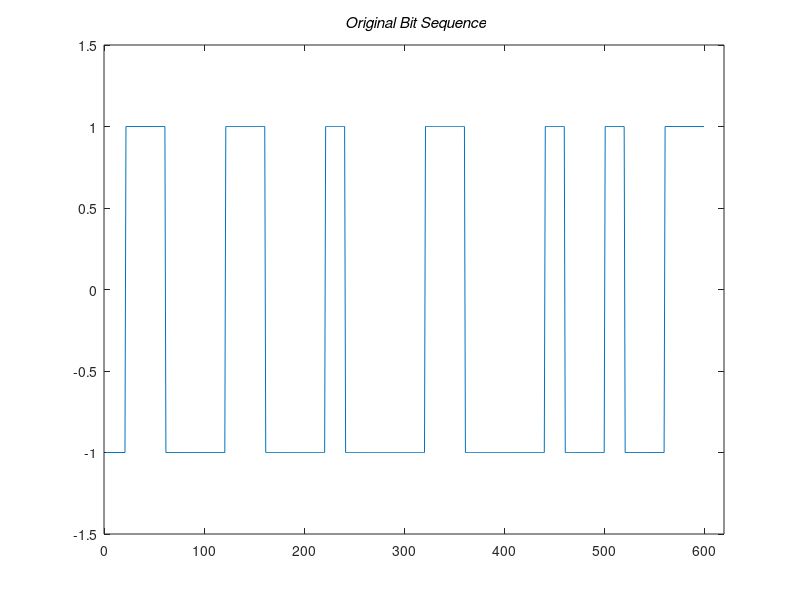
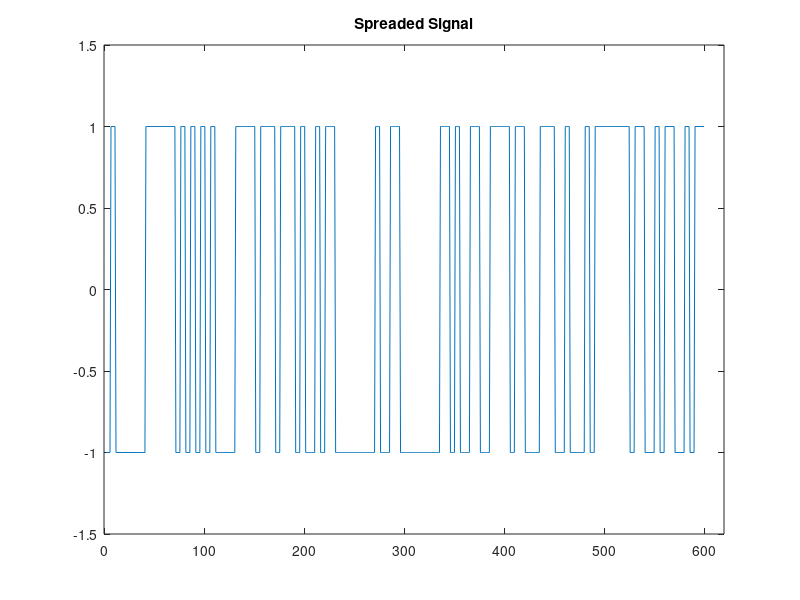
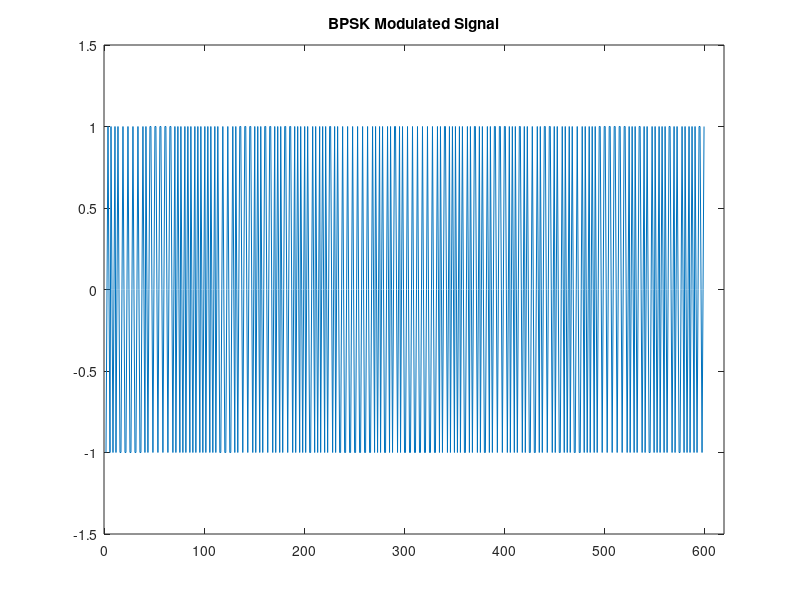
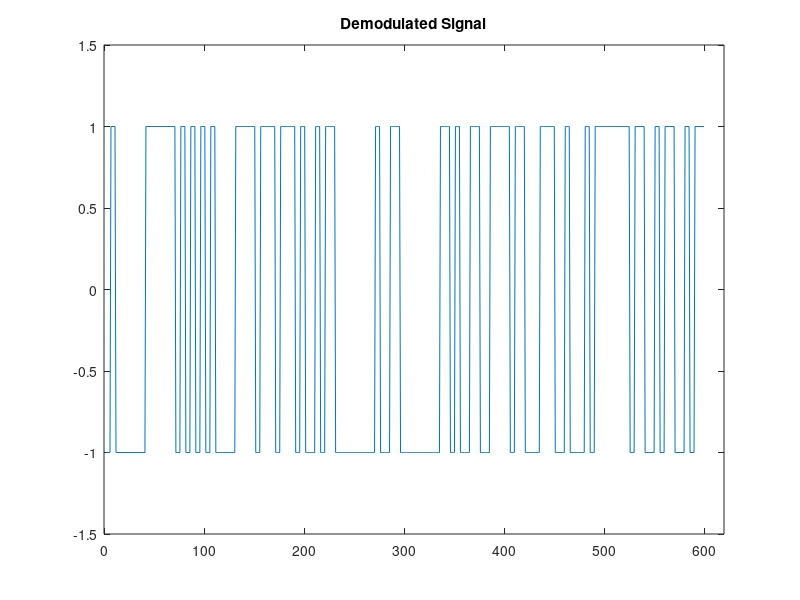

Source code (MATLAB) for these figures, in order:
% DSSS_model 
b = round(rand(1,30)); % Generate 30 bits
pattern=[]; 
for k=1:30 
    if b(1,k)==0 
        sig= -ones(1,20);   
    else
        sig=ones(1,20);            
    end
    pattern=[pattern sig];
end

figure (1); 
plot (pattern); 
axis([-1 620 -1.5 1.5]); 
title('\bf\it Original Bit Sequence');

d = round(rand(1,120)); 
pn_seq = []; 
carrier=[]; 
t=0:2*pi/4:2*pi; 
% note: carrier and t will be used to modulate the signal 
for k=1:120 
    if d(1,k)==0 
        sig = -ones(1,5); 
    else 
        sig = ones(1,5); 
    end 
    pn_seq= [pn_seq sig]; 
    c=cos(t); 
    carrier=[carrier c]; 
end

spread_sig = pattern.*pn_seq;
figure (2);
plot (spread_sig);
axis([-1 620 -1.5 1.5]);
title('Spreaded Signal');


bpsk_sig = spread_sig.*carrier;
figure (3);
plot (bpsk_sig);
axis([-1 620 -1.5 1.5]);
title('BPSK Modulated Signal');

rxsig=bpsk_sig.*carrier; 
demod_sig=[]; 
for i=1:600 
    if rxsig(i)>=0 
        rxs =1; 
    else 
        rxs =-1; 
    end 
    demod_sig=[demod_sig rxs]; 
end

figure (4);
plot (demod_sig);
axis([-1 620 -1.5 1.5]);
title('Demodulated Signal');

despread_sig=demod_sig.*pn_seq;  
figure (5); 
plot (despread_sig); 
axis([-1 620 -1.5 1.5]); 
title('Despreaded data');